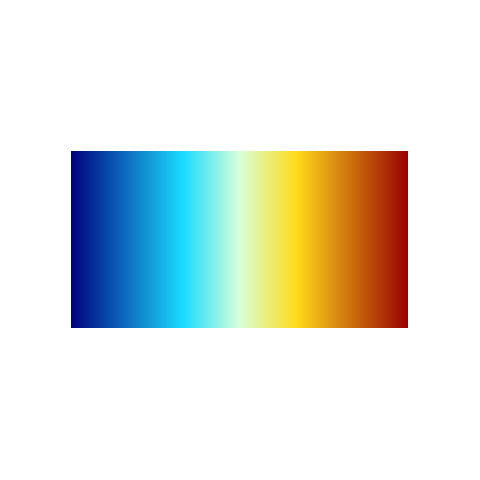

R code for this plot:
f0 <- function(rgb1,rgb2,n) {
   return (mapply(seq,rgb1,rgb2,len=n));
}

red <- c(0.60,0.00,0.00)
yellow <- c(1.00,0.86,0.10)
mid <- c(0.85,1.00,0.85)
cyan <- c(0.10,0.86,1.00)
blue <- c(0.00,0.00,0.50)
r2y <- f0(red,yellow,400)
c2b <- f0(cyan,blue,400)
y2m <- f0(yellow, mid, 202)
y2m <- y2m[-c(1,nrow(y2m)),]
m2c <- f0(mid,cyan,202)
m2c <- m2c[-nrow(m2c),]
color <- rbind(r2y,y2m,m2c,c2b)
color <- color[nrow(color):1,]

result <- character(len=nrow(color))

for (i in 1:nrow(color)) {
   result[i] = rgb(color[i,1],color[i,2],color[i,3])
}

png("x:/colors.png")

par(mar=c(10,4,10,4))
plot(1,type='n',ann=F,axes=F,xlim=c(0,1201),ylim=c(0,1))

for(i in 1:length(result)) {
    rect(i-1,0,i,1,border=NA,col=result[i]);
}

dev.off()